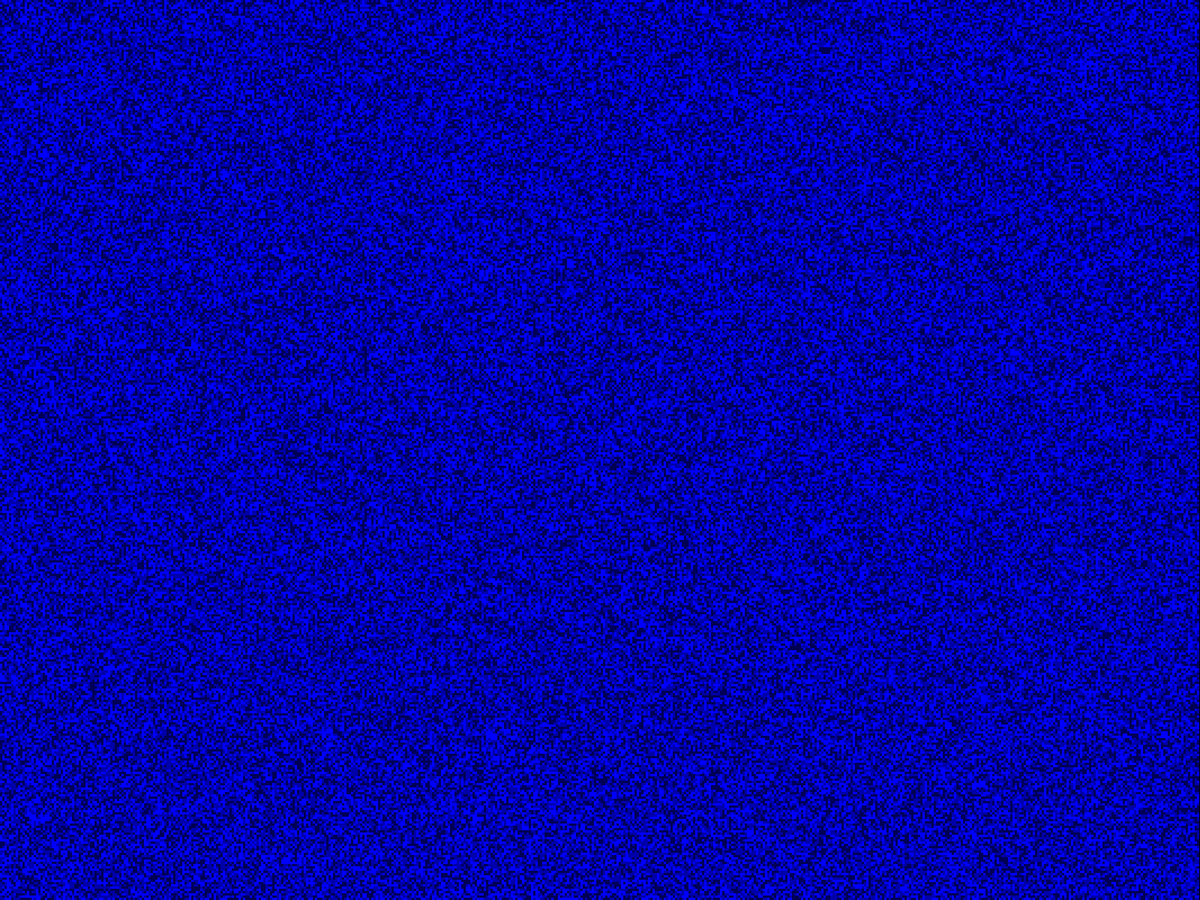
Frame 1 (no input)
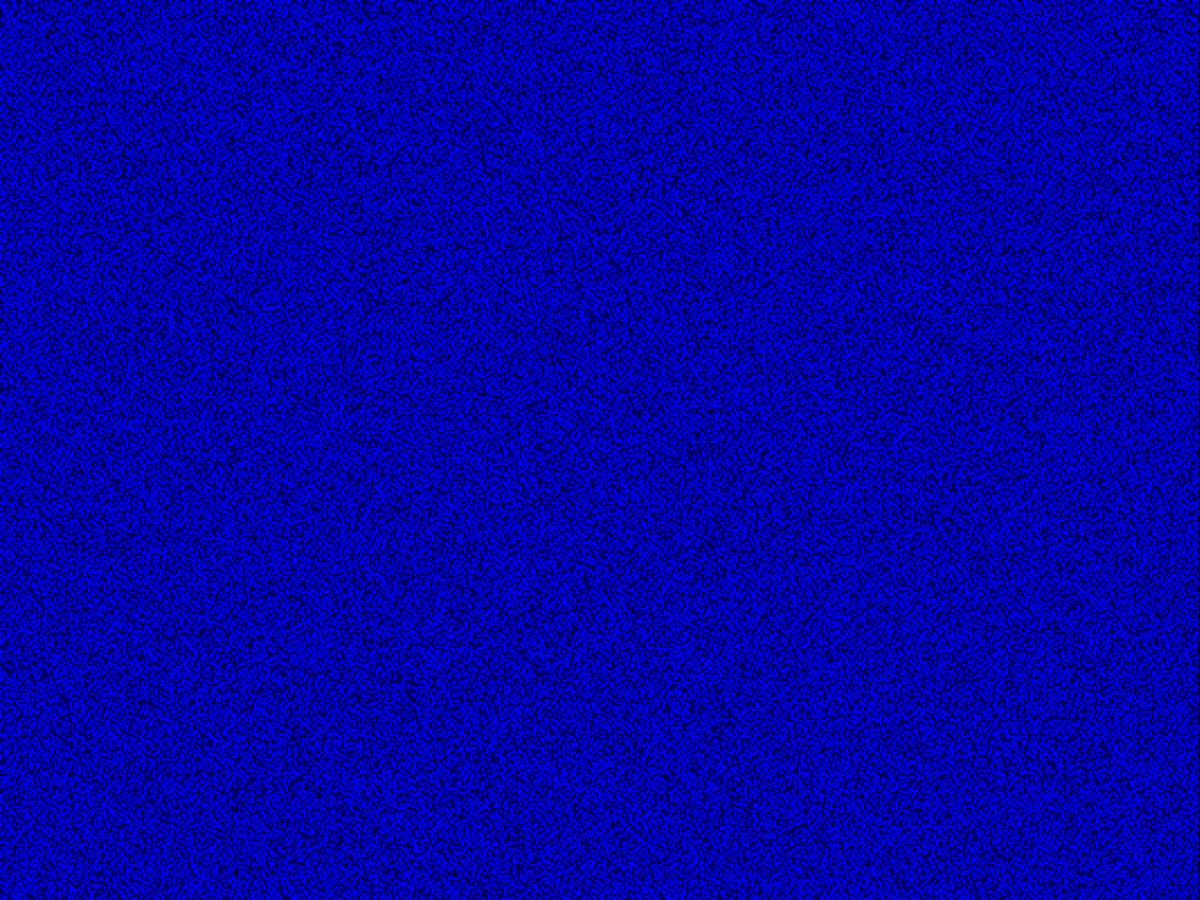
Frame 60 (the mouse pressed at the canvas centre just before this capture)
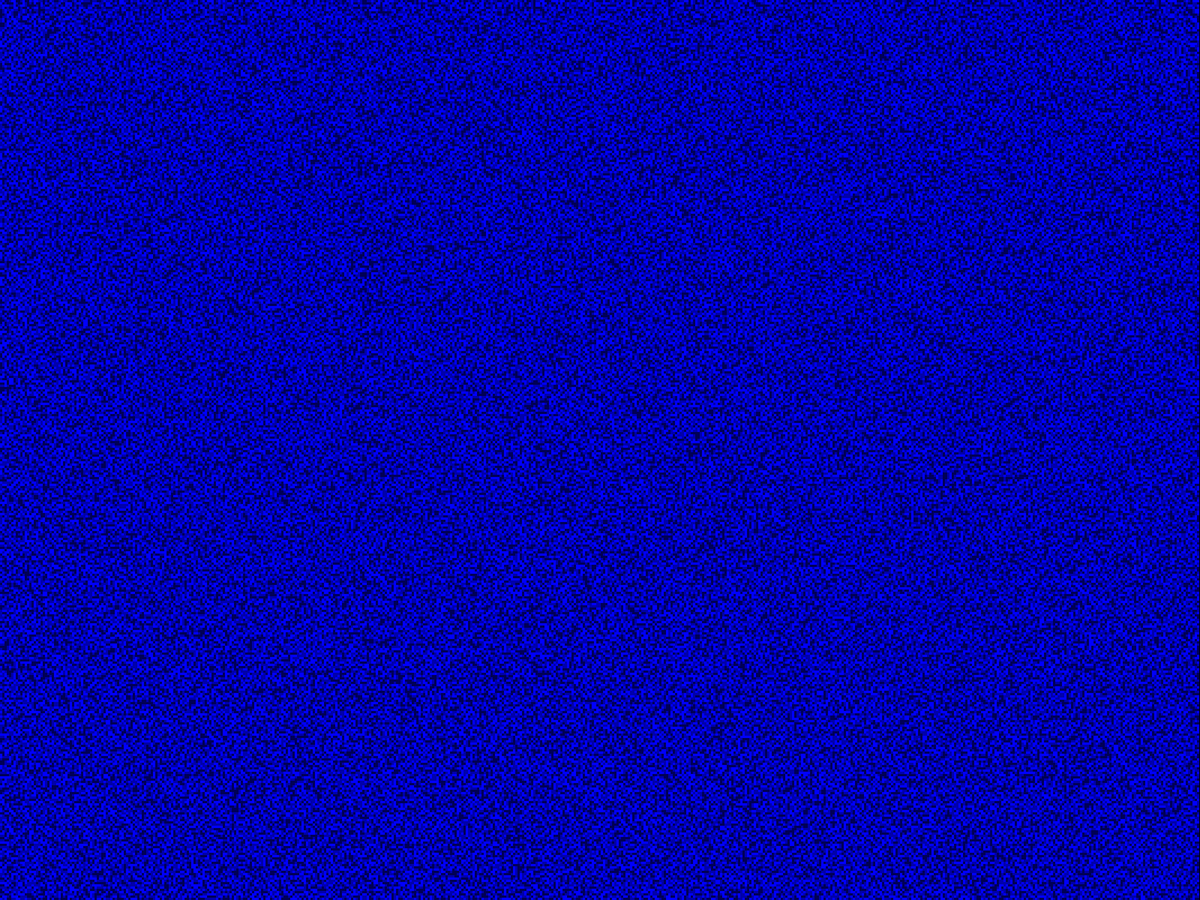
Frame 120 (the mouse held since frame 60 and released just before this capture)

The Processing sketch that drew these frames (run headless with seeded random() and noise(); from frame 60 on, the mouse is pressed at the canvas centre):

// Processing sketch: Greenberg_Hastings_automatonV2
// ── Greenberg_Hastings_automatonV2.pde
int [][] tab;
int [][] oldtab;

int lato = 3;
int maxlevel = 3;
int col = 255 / maxlevel;
int threshold = 0;
int cols, rows;

void setup() {
  fullScreen();
  // size(600, 600);
  noStroke();
  cols = width / lato;
  rows = height / lato;
  //frameRate(10);
  tab = new int[width / lato][height / lato];
  oldtab = new int[width / lato][height / lato];

  for (int x = 0; x < width / lato; x++) {
    for (int y = 0; y < height / lato; y++) {

      int r = int(random(maxlevel));
      tab[x][y] = r;
      oldtab[x][y] = tab[x][y];
    }
  }
}

void draw() {

  background(0);

  for (int x = 0; x < width / lato; x++) {
    for (int y = 0; y < height / lato; y++) {

      fill(0, 0, col * (1 + tab[x][y]));
      rect(x * lato, y * lato, lato, lato);  
      oldtab[x][y] = tab[x][y];
    }
  }

  update();
}

void update() {

  for (int x = 0; x < width / lato; x++) {
    for (int y = 0; y < height / lato; y++) {

      if (oldtab[x][y] != maxlevel - 1) {
        tab[x][y] = oldtab[x][y] + 1;
      } else {
        int counter = 0;

        counter += oldtab[(x + cols + 1) % cols][y] == 0? 1 : 0;
        counter += oldtab[(x + cols - 1) % cols][y] == 0? 1 : 0;
        counter += oldtab[x][(y + rows + 1) % rows] == 0? 1 : 0;
        counter += oldtab[x][(y + rows - 1) % rows] == 0? 1 : 0;

        tab[x][y] = counter > threshold ? 0 : oldtab[x][y];
      }
    }
  }
}
